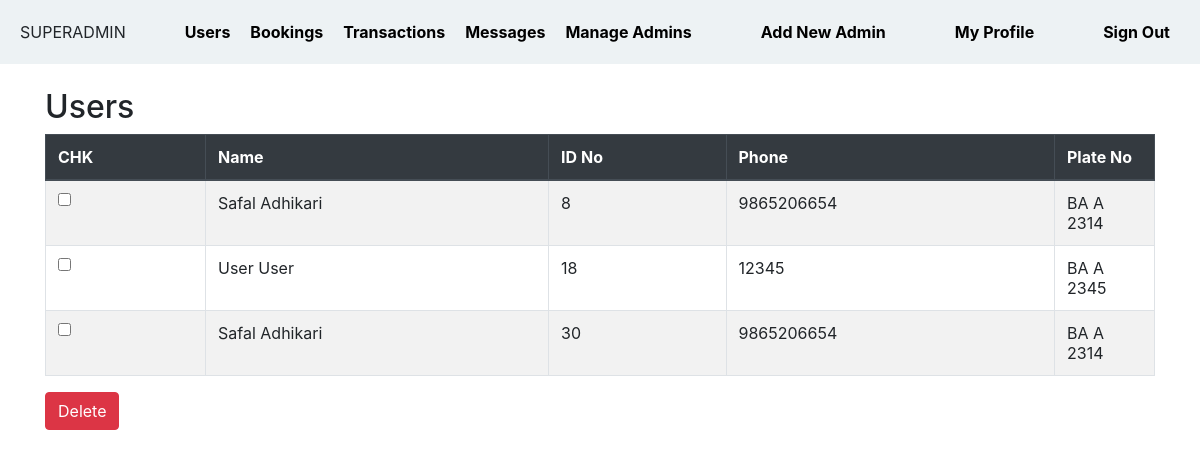
The app's page /PMS002/0/index.php (signed in) with its own data.
### tables this page shows
CREATE TABLE `users` (
  `username` text NOT NULL,
  `email` text NOT NULL,
  `phone` text NOT NULL,
  `name` text NOT NULL,
  `password` text NOT NULL,
  `plate_no` text NOT NULL,
  `id` int(11) NOT NULL,
  `pl_booked` text NOT NULL,
  `access` int(11) NOT NULL,
  `verification` text NOT NULL
);

### PMS002/0/index.php (the view, shortened to what this page needs)
<?php
include('inc/header.php');
?>
<!DOCTYPE html>
<html xmlns="http://www.w3.org/1999/xhtml">
<head>
</head>
<body>
  <section id="container" class="container">
    <?php
      include('inc/connect.php');
    ?>
    <section id="content">
      <div class="mt-4 mb-4">
        <h2>Users</h2>
        <div class="table-responsive">
          <form method="post" action="delete.php">
            <table class="table table-striped table-bordered" id="example">
              <thead class="thead-dark">
                <tr>
                  <th>CHK</th>
                  <th>Name</th>
                  <th>ID No</th>
                  <th>Phone</th>
                  <th style="width:100px;">Plate No</th>
                </tr>
              </thead>
              <tbody>
                <?php
                $query = mysqli_query($connect, "select * from users where access='2'") or die(mysqli_error());
                while ($row = mysqli_fetch_array($query)) {
                  $id = $row['id'];
                ?>
                <tr>
                  <td>
                    <input name="selector[]" type="checkbox" value="<?php echo $id; ?>">
                  </td>
                  <td><?php echo $row['name'] ?></td>
                  <td><?php echo $id; ?></td>
                  <td><?php echo $row['phone'] ?></td>
                  <td><?php echo $row['plate_no'] ?></td>
                </tr>
                <?php } ?>
              </tbody>
            </table>
            <input type="submit" class="btn btn-danger" value="Delete" name="delete">
          </form>
        </div>
      </div>
    </section>
  </section>
</body>
</html>

### records on screen
users: name "Safal Adhikari", id "8", phone "9865206654", plate_no "BA A 2314"
users: name "User User", id "18", phone "12345", plate_no "BA A 2345"
users: name "Safal Adhikari", id "30", phone "9865206654", plate_no "BA A 2314"
